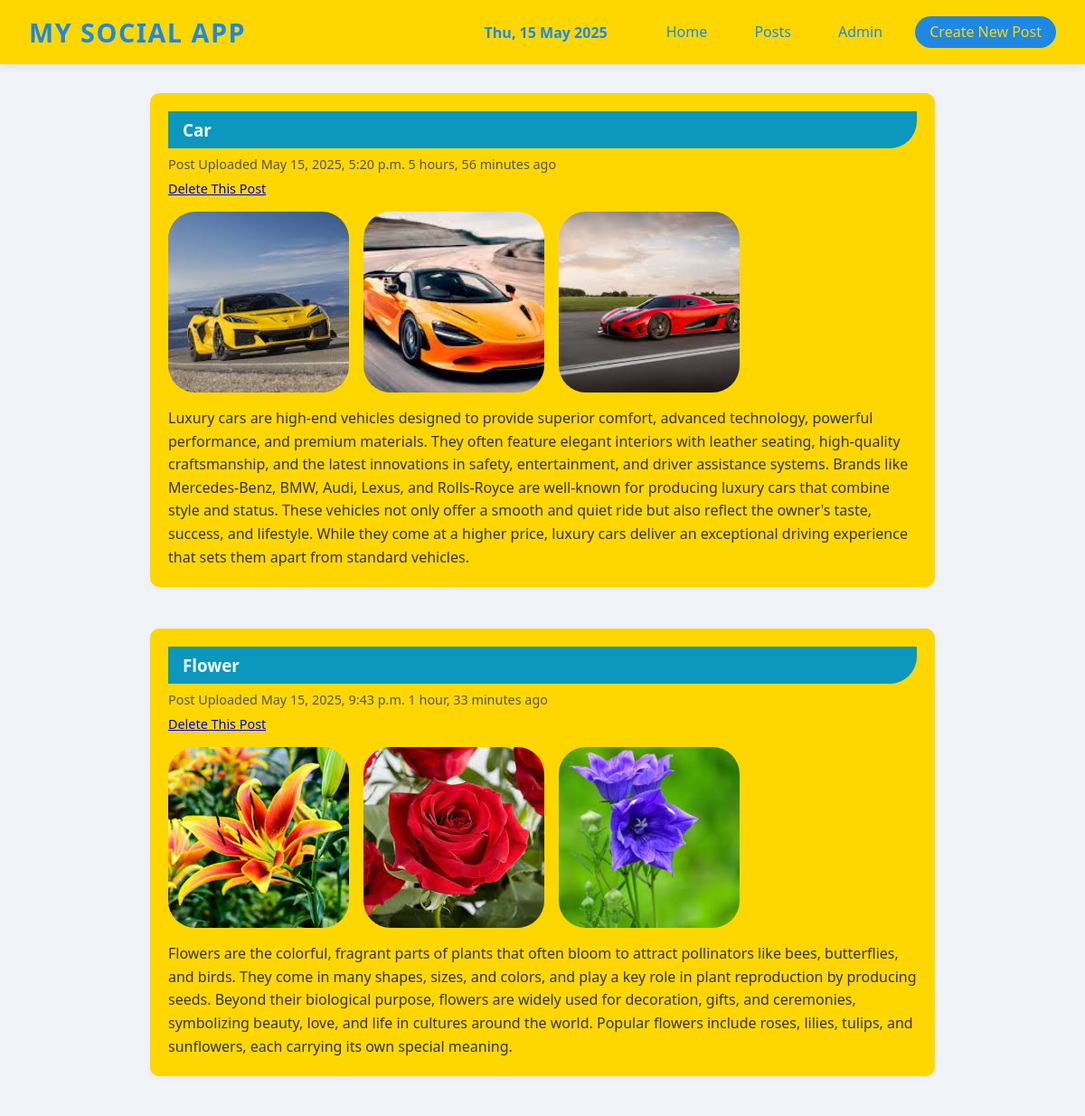
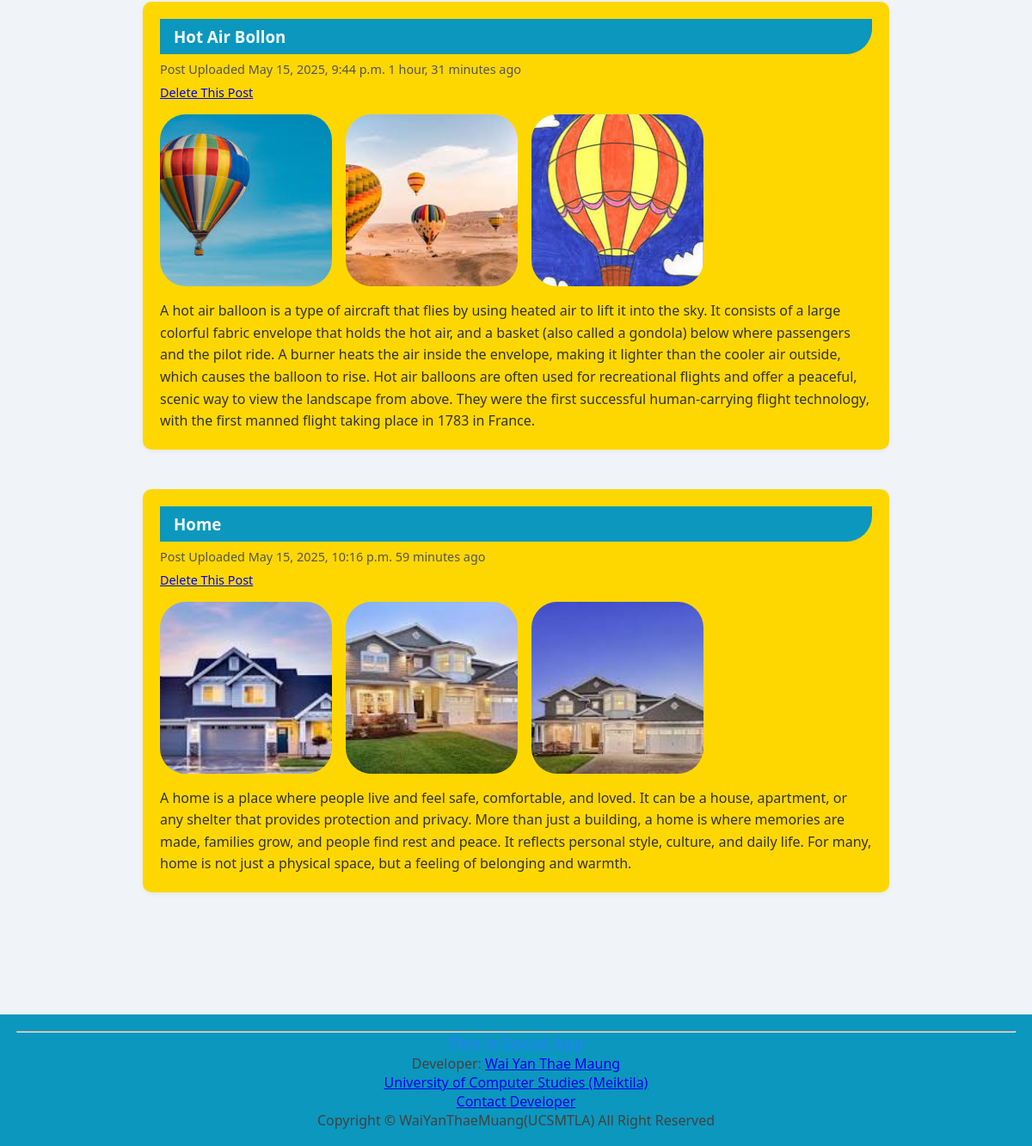
Page /post/ on the committed database (2 pictures, top to bottom).
### social_app/models.py (models this page shows, shortened)
class post(models.Model):
    title = models.CharField()
    photo1 = models.ImageField(upload_to='photo')
    photo2 = models.ImageField(upload_to='photo',default="photo")
    photo3 = models.ImageField(upload_to='photo', default="photo")
    body = models.TextField()
    time = models.DateTimeField(auto_now_add=True)

### social_app/views.py (the view)
# urls.py: path('post/', post_view, name = 'post'),
def post_view(request):
    post_data = post.objects.all()
    context = {'post_data':post_data}
    return render(request, 'post.html',context)

### templates/post.html (shortened to what this page needs)
{% extends 'baseindex.html' %}
{%  block post %}
    <div id="posttable">
        {% for i in post_data %}
        <table style="background-color: #FFD700; border-radius: 10px;">
            <tr>
                <td>
                <div id="tilefield">
                <h3 style="background-color: rgb(11, 151, 190); border-bottom-right-radius: 30px;
                color: azure;"> {{ i.title }}</h3>
                </div>
                <div id="timefield">
                <p  >Post Uploaded {{ i.time }}  {{ i.time | timesince }} ago  </p>
                <p  >
                   <a href="{% url 'deletepost' i.id %}">Delete This Post</a>
                </p>
                </div>
                <div id="photofield" style="background-color: #FFD700; ">
                <img src=" {{ i.photo1.url }}" alt="image" width="200px" height="200px" style="border: 3px; border-radius: 30px;">
                <img src=" {{ i.photo2.url }}" alt="image" width="200px" height="200px" style="border: 3px; border-radius: 30px;">
                <img src=" {{ i.photo3.url }}" alt="image" width="200px" height="200px" style="border: 3px; border-radius: 30px;">
                </div>
                <div id="bodyfield">
                    <p> {{ i.body }}</p>
                </div>
                </td>
            </tr>
        </table> <br>
        {% endfor %}
    </div>
{% endblock post %}

### templates/baseindex.html (style rules this page uses)
* { margin: 0; padding: 0; box-sizing: border-box; font-family: 'Segoe UI', Tahoma, Geneva, Verdana, sans-serif; }
body { background-color: #f0f4f8; min-height: 100vh; display: flex; flex-direction: column; }
#posttable table { width: 100%; background-color: #fff; border: 2px solid #FFD700; border-radius: 10px; box-shadow: 0 2px 6px rgba(0, 0, 0, 0.05); margin-bottom: 1.5rem; padding: 1rem; }
#tilefield h3 { background-color: #0b97be; color: #fff; padding: 0.5rem 1rem; border-bottom-right-radius: 30px; }
#timefield p { margin-top: 0.5rem; font-size: 0.9rem; color: #555; }
#photofield { margin: 1rem 0; display: flex; gap: 1rem; flex-wrap: wrap; }
#photofield img { width: 200px; height: 200px; object-fit: cover; border-radius: 20px; border: 2px solid #ccc; }
#bodyfield p { font-size: 1rem; color: #333; line-height: 1.6; }
h1, h2, h3, h4 { color: #1E88E5; }
p { color: #424242; }

### rows in the picture
post: title "Car", time "May 15, 2025, 5:20 p.m.", time "5 hours, 56 minutes", photo1 (picture), photo2 (picture), photo3 (picture), body "Luxury cars are high-end vehicles designed to provide superior comfort, advanced technology, powerful performance, and premium materials. They often feature elegant interiors with leather seating, high-quality craftsmanship, and the latest innovations in safety, entertainment, and driver assistance systems. Brands like Mercedes-Benz, BMW, Audi, Lexus, and Rolls-Royce are well-known for producing luxury cars that combine style and status. These vehicles not only offer a smooth and quiet ride but also reflect the owner's taste, success, and lifestyle. While they come at a higher price, luxury cars deliver an exceptional driving experience that sets them apart from standard vehicles."
post: title "Flower", time "May 15, 2025, 9:43 p.m.", time "1 hour, 33 minutes", photo1 (picture), photo2 (picture), photo3 (picture), body "Flowers are the colorful, fragrant parts of plants that often bloom to attract pollinators like bees, butterflies, and birds. They come in many shapes, sizes, and colors, and play a key role in plant reproduction by producing seeds. Beyond their biological purpose, flowers are widely used for decoration, gifts, and ceremonies, symbolizing beauty, love, and life in cultures around the world. Popular flowers include roses, lilies, tulips, and sunflowers, each carrying its own special meaning."
post: title "Hot Air Bollon", time "May 15, 2025, 9:44 p.m.", time "1 hour, 31 minutes", photo1 (picture), photo2 (picture), photo3 (picture), body "A hot air balloon is a type of aircraft that flies by using heated air to lift it into the sky. It consists of a large colorful fabric envelope that holds the hot air, and a basket (also called a gondola) below where passengers and the pilot ride. A burner heats the air inside the envelope, making it lighter than the cooler air outside, which causes the balloon to rise. Hot air balloons are often used for recreational flights and offer a peaceful, scenic way to view the landscape from above. They were the first successful human-carrying flight technology, with the first manned flight taking place in 1783 in France."
post: title "Home", time "May 15, 2025, 10:16 p.m.", time "59 minutes", photo1 (picture), photo2 (picture), photo3 (picture), body "A home is a place where people live and feel safe, comfortable, and loved. It can be a house, apartment, or any shelter that provides protection and privacy. More than just a building, a home is where memories are made, families grow, and people find rest and peace. It reflects personal style, culture, and daily life. For many, home is not just a physical space, but a feeling of belonging and warmth."
